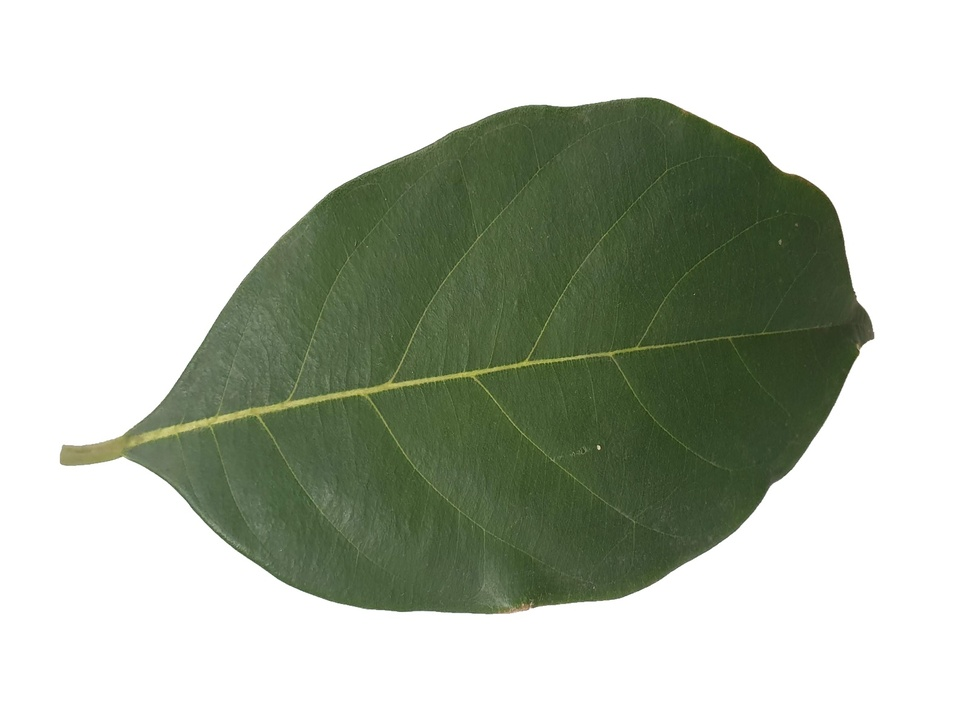
#> input picture backend/ml/dataset/test_images/AH-S-014.jpg, 970 x 727 px, shrunk from 1600 x 1200 before the run
$ python -i feature_extraction.py   (imports and definitions only)   (older library calls are emulated)
#> lines starting #> are read from the running program, lines starting #| are printed output that depends on the picture; after the words box and inside, x2 and y2 are one past the last pixel; in counts of white or black regions, pixels touching at a corner belong together
#> further down, picture is the input picture: shape (727, 970, 3); mean B, G, R 178.7, 191.7, 184.9
import cv2
import numpy as np
import pandas as pd
from skimage.feature import graycomatrix, graycoprops
from scipy.stats import skew, kurtosis

def preprocessing(img):
    # convert to grayscale
    gray = cv2.cvtColor(img, cv2.COLOR_BGR2GRAY)
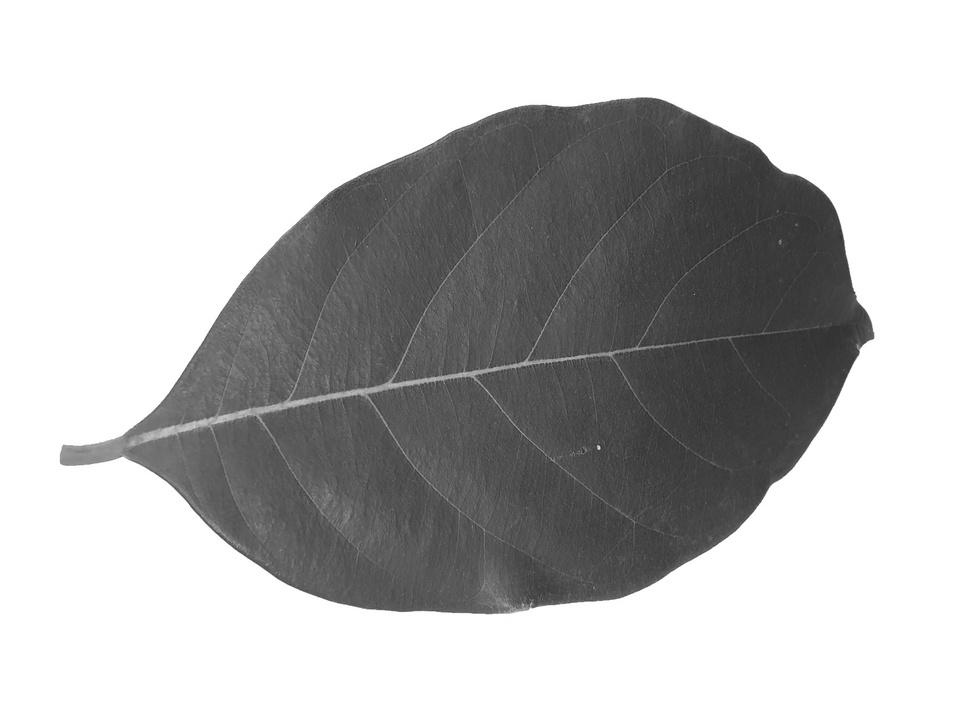
#> gray: shape (727, 970); min 41, max 255, mean 188.2

    # apply binary thresholding to get black and white image
    _, thresh = cv2.threshold(gray, 0, 255, cv2.THRESH_BINARY_INV+cv2.THRESH_OTSU)
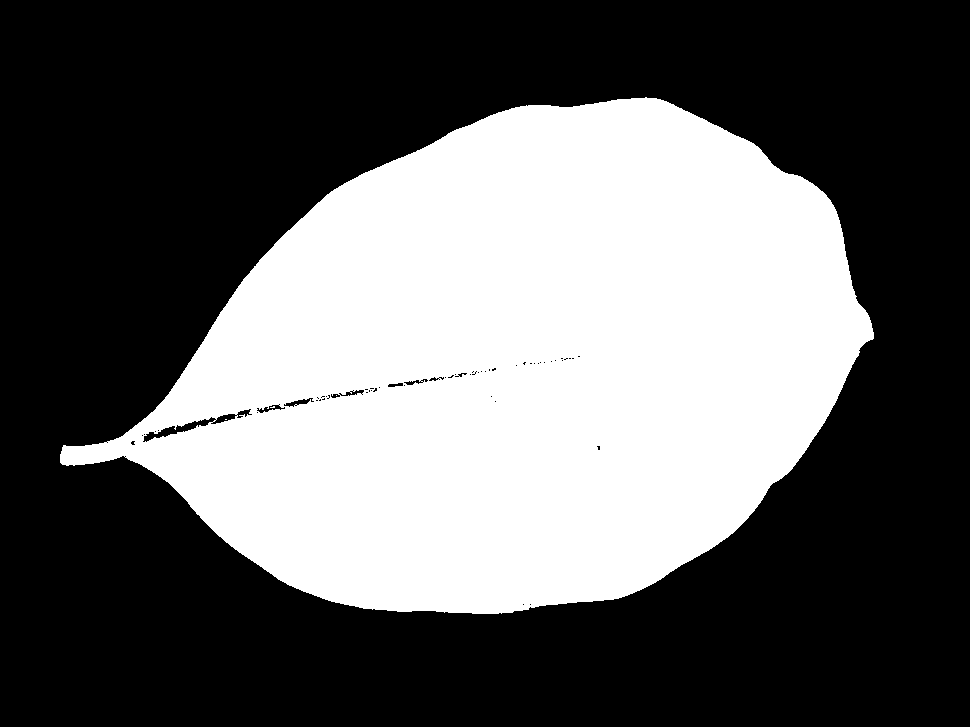
#> thresh: shape (727, 970); 38.5% white; 4 white regions (3 under 20 px)

    # find contours in the binary image
    contours, hierarchy = cv2.findContours(thresh, cv2.RETR_TREE, cv2.CHAIN_APPROX_SIMPLE)
#> contours = 84 contours, 71 with area under 20; largest, box (x1, y1, x2, y2) and area: (60, 97, 874, 614) 271424, (142, 416, 217, 443) 512, (210, 413, 238, 425) 146, (283, 397, 315, 408) 138, (256, 404, 286, 414) 126

    # find the contour with the largest area
    largest_contour = max(contours, key=cv2.contourArea)
#> largest_contour = contour of 949 points, box (x1, y1, x2, y2) (60, 97, 874, 614), area 271424

    # Get the bounding box around the largest contour
    x, y, w, h = cv2.boundingRect(largest_contour)
#> x = 60; y = 97; w = 814; h = 517

    # Crop the image using the bounding box
    crop = img[y:y+h, x:x+w]
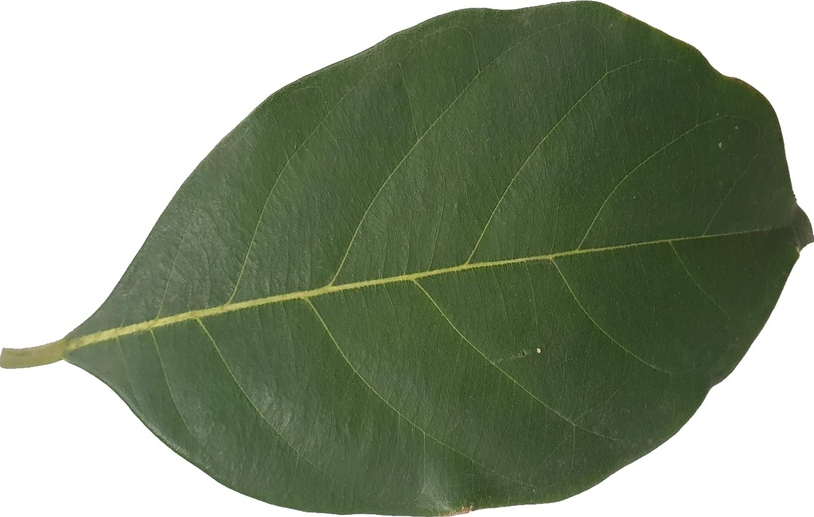
#> crop: shape (517, 814, 3); mean B, G, R 127.2, 148.9, 137.5

    return crop

# [88 lines left out: functions get_glcm_features, get_geometric_features, get_hsv_features, get_rgb_features, extract_features, not called in this run]

>>> import cv2
>>> picture = cv2.imread('dataset/test_images/AH-S-014.jpg')
>>> result = preprocessing(picture)

$ run again, on backend/ml/dataset/test_images/M-S-006.jpg
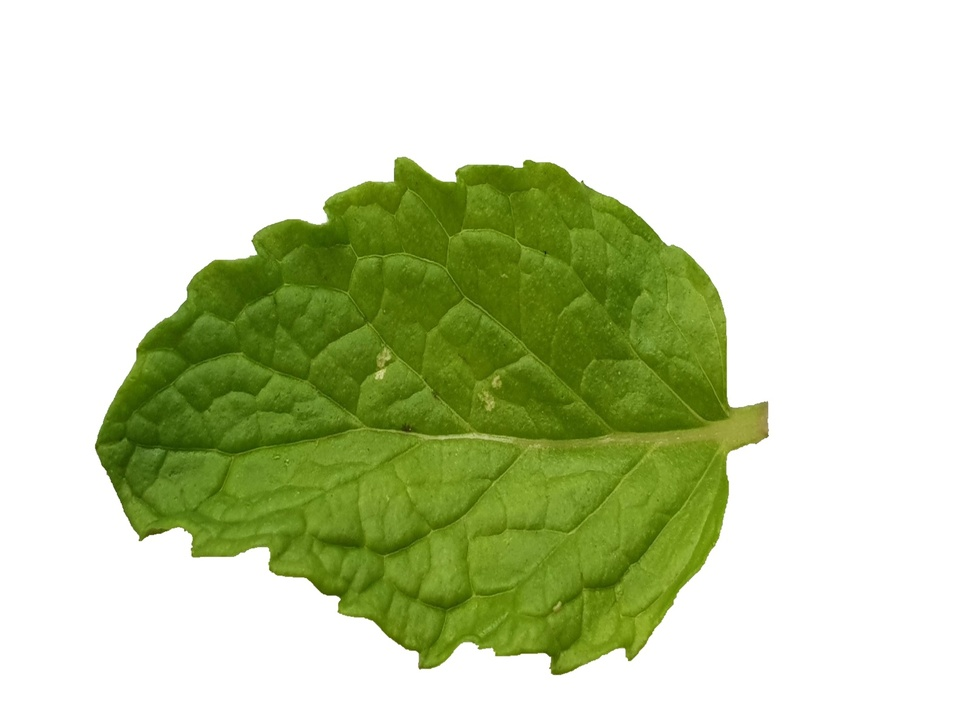
#> input picture backend/ml/dataset/test_images/M-S-006.jpg, 970 x 727 px, shrunk from 1600 x 1200 before the run
#> picture is the input picture: shape (727, 970, 3); mean B, G, R 176.4, 212.2, 201.8
#> in preprocessing, `_, thresh = cv2.threshold(gray, 0, 255, cv2.THRESH_BINARY_INV+cv2.THRE..`:
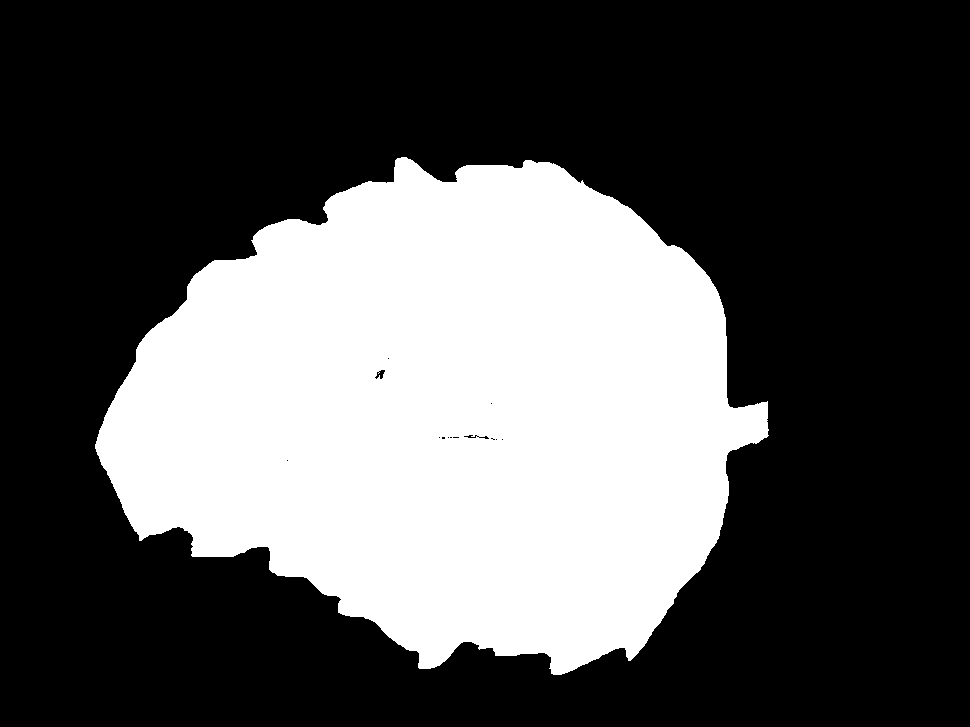
#> thresh: shape (727, 970); 33.7% white; 1 white region
#> contours = 17 contours, 13 with area under 20; largest, box (x1, y1, x2, y2) and area: (95, 157, 769, 675) 236509, (374, 369, 386, 380) 66, (463, 434, 478, 439) 38, (478, 435, 490, 440) 25
#> largest_contour = contour of 818 points, box (x1, y1, x2, y2) (95, 157, 769, 675), area 236509
#> x = 95; y = 157; w = 674; h = 518
#> in preprocessing, `crop = img[y:y+h, x:x+w]`:
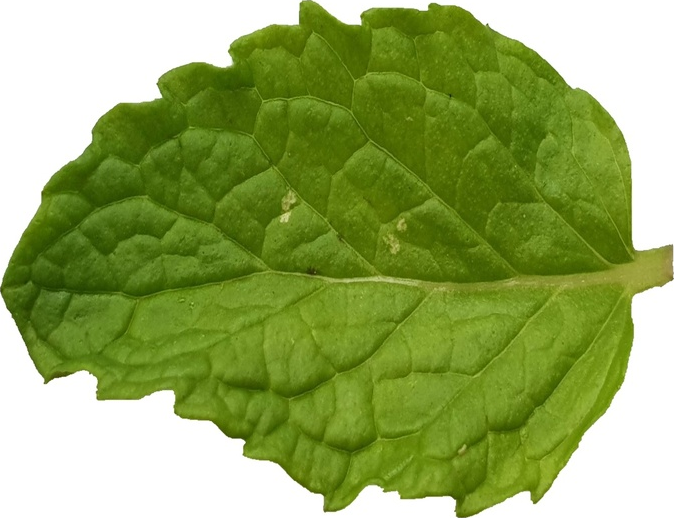
#> crop: shape (518, 674, 3); mean B, G, R 96.2, 168.5, 147.6
